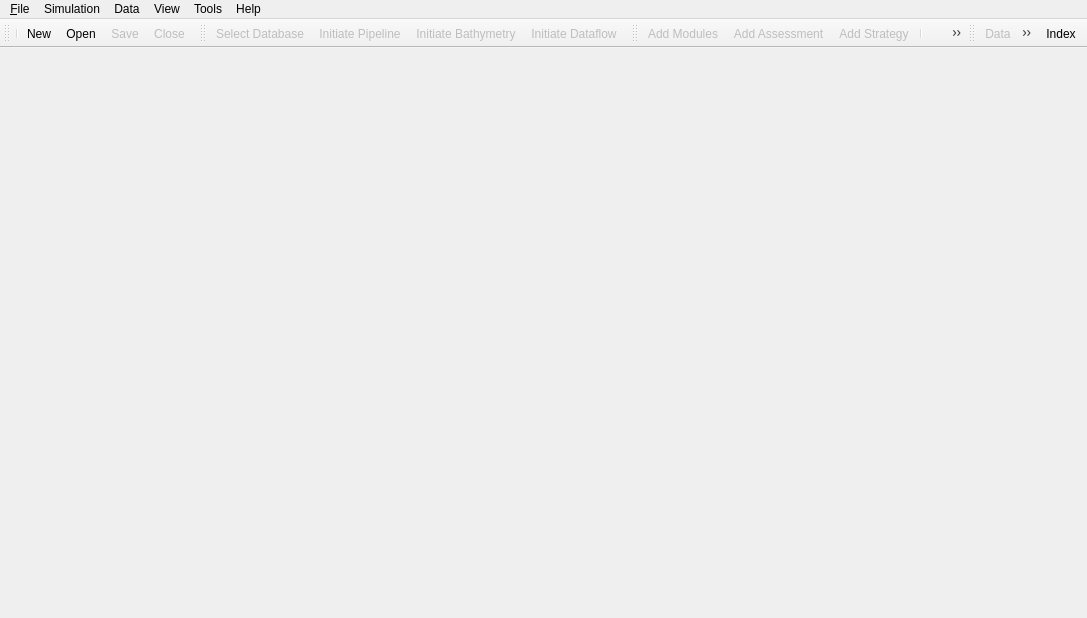
<?xml version="1.0" encoding="UTF-8"?>
<ui version="4.0">
 <class>MainWindow</class>
 <widget class="QMainWindow" name="MainWindow">
  <property name="geometry">
   <rect>
    <x>0</x>
    <y>0</y>
    <width>1087</width>
    <height>618</height>
   </rect>
  </property>
  <property name="sizePolicy">
   <sizepolicy hsizetype="MinimumExpanding" vsizetype="MinimumExpanding">
    <horstretch>0</horstretch>
    <verstretch>0</verstretch>
   </sizepolicy>
  </property>
  <property name="windowTitle">
   <string>DTOcean</string>
  </property>
  <property name="windowIcon">
   <iconset resource="resources_mainwindow.qrc">
    <normaloff>:/icons/turbine.png</normaloff>:/icons/turbine.png</iconset>
  </property>
  <property name="iconSize">
   <size>
    <width>28</width>
    <height>28</height>
   </size>
  </property>
  <property name="dockNestingEnabled">
   <bool>true</bool>
  </property>
  <property name="dockOptions">
   <set>QMainWindow::AllowNestedDocks|QMainWindow::AllowTabbedDocks|QMainWindow::AnimatedDocks|QMainWindow::VerticalTabs</set>
  </property>
  <property name="unifiedTitleAndToolBarOnMac">
   <bool>true</bool>
  </property>
  <widget class="QWidget" name="centralWidget">
   <layout class="QVBoxLayout" name="verticalLayout">
    <property name="leftMargin">
     <number>2</number>
    </property>
    <property name="topMargin">
     <number>4</number>
    </property>
    <property name="rightMargin">
     <number>2</number>
    </property>
    <property name="bottomMargin">
     <number>2</number>
    </property>
    <item>
     <widget class="QStackedWidget" name="stackedWidget">
      <property name="enabled">
       <bool>true</bool>
      </property>
     </widget>
    </item>
   </layout>
  </widget>
  <widget class="QMenuBar" name="menuBar">
   <property name="geometry">
    <rect>
     <x>0</x>
     <y>0</y>
     <width>1087</width>
     <height>26</height>
    </rect>
   </property>
   <widget class="QMenu" name="menuFile">
    <property name="title">
     <string>&amp;File</string>
    </property>
    <addaction name="actionNew"/>
    <addaction name="separator"/>
    <addaction name="actionOpen"/>
    <addaction name="separator"/>
    <addaction name="actionSave"/>
    <addaction name="actionSave_As"/>
    <addaction name="separator"/>
    <addaction name="actionProperties"/>
    <addaction name="separator"/>
    <addaction name="actionClose"/>
    <addaction name="actionExit"/>
   </widget>
   <widget class="QMenu" name="menuHelp">
    <property name="title">
     <string>Help</string>
    </property>
    <addaction name="actionHelp_Index"/>
    <addaction name="separator"/>
    <addaction name="actionAbout"/>
   </widget>
   <widget class="QMenu" name="menuSimulation">
    <property name="title">
     <string>Simulation</string>
    </property>
    <addaction name="actionAdd_Modules"/>
    <addaction name="actionAdd_Assessment"/>
    <addaction name="actionAdd_Strategy"/>
    <addaction name="separator"/>
    <addaction name="actionRun_Current"/>
    <addaction name="actionRun_Themes"/>
    <addaction name="actionRun_Strategy"/>
   </widget>
   <widget class="QMenu" name="menuData">
    <property name="title">
     <string>Data</string>
    </property>
    <addaction name="actionSelect_Database"/>
    <addaction name="separator"/>
    <addaction name="actionInitiate_Pipeline"/>
    <addaction name="actionInitiate_Bathymetry"/>
    <addaction name="actionInitiate_Dataflow"/>
   </widget>
   <widget class="QMenu" name="menuView">
    <property name="title">
     <string>View</string>
    </property>
    <addaction name="actionShow_Simulations"/>
    <addaction name="actionShow_Pipeline"/>
    <addaction name="actionSystem_Log"/>
    <addaction name="separator"/>
    <addaction name="actionData"/>
    <addaction name="actionPlots"/>
    <addaction name="actionComparison"/>
   </widget>
   <widget class="QMenu" name="menuTools">
    <property name="title">
     <string>Tools</string>
    </property>
    <addaction name="actionWEC_Simulator"/>
   </widget>
   <addaction name="menuFile"/>
   <addaction name="menuSimulation"/>
   <addaction name="menuData"/>
   <addaction name="menuView"/>
   <addaction name="menuTools"/>
   <addaction name="menuHelp"/>
  </widget>
  <widget class="QToolBar" name="fileToolBar">
   <property name="sizePolicy">
    <sizepolicy hsizetype="Minimum" vsizetype="Minimum">
     <horstretch>0</horstretch>
     <verstretch>0</verstretch>
    </sizepolicy>
   </property>
   <property name="cursor">
    <cursorShape>CrossCursor</cursorShape>
   </property>
   <attribute name="toolBarArea">
    <enum>TopToolBarArea</enum>
   </attribute>
   <attribute name="toolBarBreak">
    <bool>false</bool>
   </attribute>
   <addaction name="separator"/>
   <addaction name="actionNew"/>
   <addaction name="actionOpen"/>
   <addaction name="actionSave"/>
   <addaction name="actionClose"/>
  </widget>
  <widget class="QToolBar" name="scenarioToolBar">
   <property name="windowTitle">
    <string>toolBar</string>
   </property>
   <attribute name="toolBarArea">
    <enum>TopToolBarArea</enum>
   </attribute>
   <attribute name="toolBarBreak">
    <bool>false</bool>
   </attribute>
   <addaction name="actionSelect_Database"/>
   <addaction name="actionInitiate_Pipeline"/>
   <addaction name="actionInitiate_Bathymetry"/>
   <addaction name="actionInitiate_Dataflow"/>
  </widget>
  <widget class="QToolBar" name="simulationToolBar">
   <property name="windowTitle">
    <string>toolBar</string>
   </property>
   <attribute name="toolBarArea">
    <enum>TopToolBarArea</enum>
   </attribute>
   <attribute name="toolBarBreak">
    <bool>false</bool>
   </attribute>
   <addaction name="actionAdd_Modules"/>
   <addaction name="actionAdd_Assessment"/>
   <addaction name="actionAdd_Strategy"/>
   <addaction name="separator"/>
   <addaction name="actionRun_Current"/>
   <addaction name="actionRun_Themes"/>
   <addaction name="actionRun_Strategy"/>
  </widget>
  <widget class="QToolBar" name="viewToolBar">
   <property name="enabled">
    <bool>true</bool>
   </property>
   <property name="windowTitle">
    <string>toolBar</string>
   </property>
   <attribute name="toolBarArea">
    <enum>TopToolBarArea</enum>
   </attribute>
   <attribute name="toolBarBreak">
    <bool>false</bool>
   </attribute>
   <addaction name="actionData"/>
   <addaction name="actionPlots"/>
   <addaction name="actionComparison"/>
  </widget>
  <widget class="QToolBar" name="toolBar">
   <property name="windowTitle">
    <string>toolBar</string>
   </property>
   <property name="layoutDirection">
    <enum>Qt::RightToLeft</enum>
   </property>
   <property name="movable">
    <bool>false</bool>
   </property>
   <attribute name="toolBarArea">
    <enum>TopToolBarArea</enum>
   </attribute>
   <attribute name="toolBarBreak">
    <bool>false</bool>
   </attribute>
   <addaction name="actionHelp_Index"/>
  </widget>
  <action name="actionNew">
   <property name="enabled">
    <bool>true</bool>
   </property>
   <property name="icon">
    <iconset resource="resources_mainwindow.qrc">
     <normaloff>:/icons/document-new.svg</normaloff>:/icons/document-new.svg</iconset>
   </property>
   <property name="text">
    <string>&amp;New</string>
   </property>
  </action>
  <action name="actionExit">
   <property name="text">
    <string>Exit</string>
   </property>
  </action>
  <action name="actionOpen">
   <property name="enabled">
    <bool>true</bool>
   </property>
   <property name="icon">
    <iconset resource="resources_mainwindow.qrc">
     <normaloff>:/icons/document-open.svg</normaloff>:/icons/document-open.svg</iconset>
   </property>
   <property name="text">
    <string>Open</string>
   </property>
  </action>
  <action name="actionOpen_Recent">
   <property name="checkable">
    <bool>true</bool>
   </property>
   <property name="enabled">
    <bool>false</bool>
   </property>
   <property name="text">
    <string>Open Recent...</string>
   </property>
   <property name="shortcutContext">
    <enum>Qt::WindowShortcut</enum>
   </property>
   <property name="softKeyRole">
    <enum>QAction::PositiveSoftKey</enum>
   </property>
  </action>
  <action name="actionSave">
   <property name="enabled">
    <bool>false</bool>
   </property>
   <property name="icon">
    <iconset resource="resources_mainwindow.qrc">
     <normaloff>:/icons/media-floppy.svg</normaloff>:/icons/media-floppy.svg</iconset>
   </property>
   <property name="text">
    <string>Save</string>
   </property>
   <property name="toolTip">
    <string>Save</string>
   </property>
   <property name="shortcut">
    <string>Ctrl+S</string>
   </property>
  </action>
  <action name="actionSave_As">
   <property name="enabled">
    <bool>false</bool>
   </property>
   <property name="text">
    <string>Save As...</string>
   </property>
  </action>
  <action name="actionInitiate_Pipeline">
   <property name="enabled">
    <bool>false</bool>
   </property>
   <property name="icon">
    <iconset resource="resources_mainwindow.qrc">
     <normaloff>:/icons/db_update.png</normaloff>:/icons/db_update.png</iconset>
   </property>
   <property name="text">
    <string>Initiate Pipeline</string>
   </property>
  </action>
  <action name="actionSelect_Database">
   <property name="enabled">
    <bool>false</bool>
   </property>
   <property name="icon">
    <iconset resource="resources_mainwindow.qrc">
     <normaloff>:/icons/db_select.png</normaloff>:/icons/db_select.png</iconset>
   </property>
   <property name="text">
    <string>Select Database...</string>
   </property>
  </action>
  <action name="actionAdd_Modules">
   <property name="enabled">
    <bool>false</bool>
   </property>
   <property name="icon">
    <iconset resource="resources_mainwindow.qrc">
     <normaloff>:/icons/hardware.png</normaloff>:/icons/hardware.png</iconset>
   </property>
   <property name="text">
    <string>Add Modules...</string>
   </property>
  </action>
  <action name="actionAdd_Assessment">
   <property name="enabled">
    <bool>false</bool>
   </property>
   <property name="icon">
    <iconset resource="resources_mainwindow.qrc">
     <normaloff>:/icons/calc.png</normaloff>:/icons/calc.png</iconset>
   </property>
   <property name="text">
    <string>Add Assessment...</string>
   </property>
  </action>
  <action name="actionAdd_Strategy">
   <property name="enabled">
    <bool>false</bool>
   </property>
   <property name="icon">
    <iconset resource="resources_mainwindow.qrc">
     <normaloff>:/icons/kwin4.png</normaloff>:/icons/kwin4.png</iconset>
   </property>
   <property name="text">
    <string>Add Strategy...</string>
   </property>
  </action>
  <action name="actionInitiate_Dataflow">
   <property name="enabled">
    <bool>false</bool>
   </property>
   <property name="icon">
    <iconset resource="resources_mainwindow.qrc">
     <normaloff>:/icons/pipe.png</normaloff>:/icons/pipe.png</iconset>
   </property>
   <property name="text">
    <string>Initiate Dataflow</string>
   </property>
  </action>
  <action name="actionRun_Strategy">
   <property name="enabled">
    <bool>false</bool>
   </property>
   <property name="icon">
    <iconset resource="resources_mainwindow.qrc">
     <normaloff>:/icons/player_end.png</normaloff>:/icons/player_end.png</iconset>
   </property>
   <property name="text">
    <string>Run Strategy...</string>
   </property>
   <property name="toolTip">
    <string>Run Strategy</string>
   </property>
  </action>
  <action name="actionProperties">
   <property name="enabled">
    <bool>false</bool>
   </property>
   <property name="text">
    <string>Properties...</string>
   </property>
  </action>
  <action name="actionClose">
   <property name="enabled">
    <bool>false</bool>
   </property>
   <property name="icon">
    <iconset resource="resources_mainwindow.qrc">
     <normaloff>:/icons/colors-window-close.svg</normaloff>:/icons/colors-window-close.svg</iconset>
   </property>
   <property name="text">
    <string>Close</string>
   </property>
  </action>
  <action name="actionRun_Current">
   <property name="enabled">
    <bool>false</bool>
   </property>
   <property name="icon">
    <iconset resource="resources_mainwindow.qrc">
     <normaloff>:/icons/player_play.png</normaloff>:/icons/player_play.png</iconset>
   </property>
   <property name="text">
    <string>Run Current Module...</string>
   </property>
  </action>
  <action name="actionCopy">
   <property name="enabled">
    <bool>false</bool>
   </property>
   <property name="icon">
    <iconset resource="resources_mainwindow.qrc">
     <normaloff>:/icons/editcopy.png</normaloff>:/icons/editcopy.png</iconset>
   </property>
   <property name="text">
    <string>Copy</string>
   </property>
  </action>
  <action name="actionPaste">
   <property name="enabled">
    <bool>false</bool>
   </property>
   <property name="icon">
    <iconset resource="resources_mainwindow.qrc">
     <normaloff>:/icons/editpaste.png</normaloff>:/icons/editpaste.png</iconset>
   </property>
   <property name="text">
    <string>Paste</string>
   </property>
  </action>
  <action name="actionUndo">
   <property name="enabled">
    <bool>false</bool>
   </property>
   <property name="icon">
    <iconset resource="resources_mainwindow.qrc">
     <normaloff>:/icons/undo-128.png</normaloff>:/icons/undo-128.png</iconset>
   </property>
   <property name="text">
    <string>Undo</string>
   </property>
  </action>
  <action name="actionRedo">
   <property name="enabled">
    <bool>false</bool>
   </property>
   <property name="icon">
    <iconset resource="resources_mainwindow.qrc">
     <normaloff>:/icons/redo-128.png</normaloff>:/icons/redo-128.png</iconset>
   </property>
   <property name="text">
    <string>Redo</string>
   </property>
  </action>
  <action name="actionHelp_Index">
   <property name="enabled">
    <bool>true</bool>
   </property>
   <property name="icon">
    <iconset resource="resources_mainwindow.qrc">
     <normaloff>:/icons/help_index.png</normaloff>:/icons/help_index.png</iconset>
   </property>
   <property name="text">
    <string>Index...</string>
   </property>
  </action>
  <action name="actionSystem_Log">
   <property name="enabled">
    <bool>false</bool>
   </property>
   <property name="text">
    <string>Show System Log</string>
   </property>
  </action>
  <action name="actionData">
   <property name="checkable">
    <bool>true</bool>
   </property>
   <property name="enabled">
    <bool>false</bool>
   </property>
   <property name="icon">
    <iconset resource="resources_mainwindow.qrc">
     <normaloff>:/icons/data.svg</normaloff>:/icons/data.svg</iconset>
   </property>
   <property name="text">
    <string>Data</string>
   </property>
  </action>
  <action name="actionPlots">
   <property name="checkable">
    <bool>true</bool>
   </property>
   <property name="enabled">
    <bool>false</bool>
   </property>
   <property name="icon">
    <iconset resource="resources_mainwindow.qrc">
     <normaloff>:/icons/plots.png</normaloff>:/icons/plots.png</iconset>
   </property>
   <property name="text">
    <string>Plots</string>
   </property>
  </action>
  <action name="actionComparison">
   <property name="checkable">
    <bool>true</bool>
   </property>
   <property name="enabled">
    <bool>false</bool>
   </property>
   <property name="icon">
    <iconset resource="resources_mainwindow.qrc">
     <normaloff>:/icons/ruler.svg</normaloff>:/icons/ruler.svg</iconset>
   </property>
   <property name="text">
    <string>Comparisons</string>
   </property>
  </action>
  <action name="actionShow_Simulations">
   <property name="enabled">
    <bool>false</bool>
   </property>
   <property name="text">
    <string>Show Simulations</string>
   </property>
  </action>
  <action name="actionShow_Pipeline">
   <property name="enabled">
    <bool>false</bool>
   </property>
   <property name="text">
    <string>Show Pipeline</string>
   </property>
  </action>
  <action name="actionInitiate_Bathymetry">
   <property name="enabled">
    <bool>false</bool>
   </property>
   <property name="icon">
    <iconset resource="resources_mainwindow.qrc">
     <normaloff>:/icons/maps.svg</normaloff>:/icons/maps.svg</iconset>
   </property>
   <property name="text">
    <string>Initiate Bathymetry</string>
   </property>
  </action>
  <action name="actionRun_Themes">
   <property name="enabled">
    <bool>false</bool>
   </property>
   <property name="icon">
    <iconset resource="resources_mainwindow.qrc">
     <normaloff>:/icons/player_calc.png</normaloff>:/icons/player_calc.png</iconset>
   </property>
   <property name="text">
    <string>Run Themes...</string>
   </property>
   <property name="toolTip">
    <string>Run Themes</string>
   </property>
  </action>
  <action name="actionWEC_Simulator">
   <property name="text">
    <string>WEC Simulator</string>
   </property>
  </action>
  <action name="actionAbout">
   <property name="icon">
    <iconset resource="resources_mainwindow.qrc">
     <normaloff>:/icons/Information_icon.svg</normaloff>:/icons/Information_icon.svg</iconset>
   </property>
   <property name="text">
    <string>About DTOcean...</string>
   </property>
  </action>
 </widget>
 <layoutdefault spacing="6" margin="11"/>
 <resources>
  <include location="resources_mainwindow.qrc"/>
 </resources>
 <connections>
  <connection>
   <sender>actionExit</sender>
   <signal>activated()</signal>
   <receiver>MainWindow</receiver>
   <slot>close()</slot>
   <hints>
    <hint type="sourcelabel">
     <x>-1</x>
     <y>-1</y>
    </hint>
    <hint type="destinationlabel">
     <x>541</x>
     <y>321</y>
    </hint>
   </hints>
  </connection>
 </connections>
</ui>
